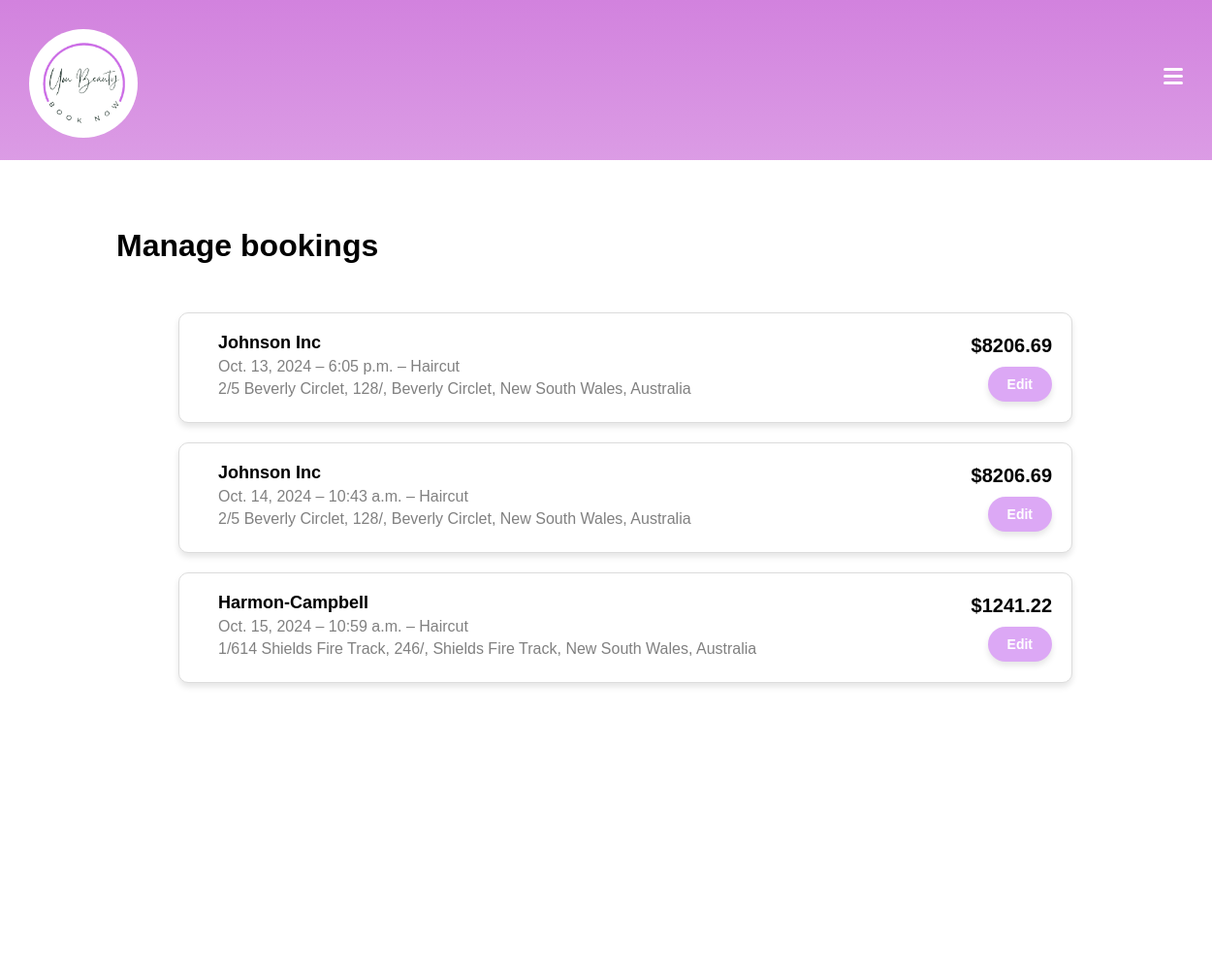
/accounts/bookings/ (signed in), run on the app's committed database.
### customers/models.py (models this page shows)
class Booking(models.Model):
    customer = models.ForeignKey(Customer, on_delete=models.CASCADE)
    salon_service = models.ForeignKey('salons.SalonService', on_delete=models.CASCADE)
    date = models.DateField()
    start_time = models.TimeField()
    end_time = models.TimeField()
    is_cancelled = models.BooleanField(default=False)
    def __str__(self):
        return f'Booking by {self.customer.user.username} for {self.salon_service.service.service_name}'

### salons/models.py (models this page shows, shortened)
class SalonService(models.Model):
    salon = models.ForeignKey(SalonInfo, on_delete=models.CASCADE)
    service = models.ForeignKey(Service, on_delete=models.CASCADE)
    price = models.DecimalField(max_digits=10, decimal_places=2)
    duration = models.DurationField()
    description = models.TextField(blank=True, null=True)

class SalonInfo(models.Model):
    salon_name = models.CharField(max_length=255)
    salon_address = models.OneToOneField(SalonAddress, on_delete=models.CASCADE)
    salon_photo = models.ImageField(upload_to='salon_photos/', blank=True, null=True)
    salon_openingtime = models.TimeField()
    salon_closingtime = models.TimeField()
    happyhour_times = models.CharField(max_length=255)
    happyhour_days = models.CharField(max_length=255)
    happyhour_discount = models.DecimalField(max_digits=5, decimal_places=2)

class Service(models.Model):
    service_name = models.CharField(max_length=255)
    def __str__(self):
        return self.service_name

class SalonAddress(models.Model):
    address_line1 = models.CharField(max_length=255)
    address_line2 = models.CharField(max_length=255, blank=True, null=True)
    suburb = models.CharField(max_length=100)
    state = models.CharField(max_length=100)
    postcode = models.CharField(max_length=10)
    country = models.CharField(max_length=100)
    def __str__(self):
        return f'{self.address_line1}, {self.address_line2}, {self.suburb}, {self.state}, {self.country}'

### accounts/views.py (the view)
# urls.py: path('bookings/', views.bookingsView, name = 'bookings'),
def bookingsView(request):
    current_user = request.user
    is_customer = False
    try:
        customer = get_object_or_404(Customer, user=current_user) #get Customer w/ current username
        is_customer = True
    except:
        is_customer = False
    if is_customer:
        bookings = Booking.objects.filter(customer=customer)
        print(bookings)
        return render(request, 'bookings/bookings.html', {'bookings': bookings})
    else:
        return render(request, 'bookings/bookings.html', {'bookings': None})

### customers/models.py (called while the page is built)
    def __str__(self):
        return self.user.username

### templates/bookings/bookings.html
{% extends "base.html" %}
{% load static %}
{% block content %}
<link rel="stylesheet" type="text/css" href="{% static 'css/bookings.css' %}">
<div class="top-bar"></div>
<div class="container">
    <h1>Manage bookings</h1>
    <div class="booking-cards-container">
        {% for booking in bookings %}
        <div class="booking-card">
                <div class="booking-details">
                <h2>{{ booking.salon_service.salon.salon_name }}</h2>
                <p>{{ booking.date }} – {{ booking.start_time }} – {{ booking.salon_service.service }}</p>
                <p>{{ booking.salon_service.salon.salon_address }}</p>
            </div>
            <div class="booking-actions">
                <div class="booking-price">
                    <span>${{ booking.salon_service.price }}</span>
                </div>
                <button class="edit-button" onclick="window.location.href='{% url 'edit_booking' booking.id %}'">Edit</button>
            </div>
        </div>
        {% endfor %}
    </div>
</div>
{% endblock %}

### static/css/style.css (style rules this page uses)
* { padding: 0; margin: 0; }
body { padding-bottom: 100px; }
:root { --bar-width: 20px; --bar-height: 3px; --hamburger-gap: 4px; --background: #fff; --animation-timing: 200ms ease-in-out; }

### static/css/bookings.css (style rules this page uses)
.top-bar { background: #DCA8F5; height: 165px; position: relative; width: 100%; z-index: -1; top: 0; left: 0; }
.container { background-color: white; min-height: 100vh; width: 100%; padding: 20px; font-family: 'Kanit', sans-serif; display: flex; flex-direction: column; align-items: center; }
.container h1 { margin-left: 100px; margin-bottom: 50px; margin-top: 50px; text-align: left; align-self: flex-start; }
.booking-cards-container { display: flex; flex-direction: column; width: 80%; align-items: center; }
.booking-card { display: flex; align-items: center; justify-content: space-between; border: 1px solid #dcdcdc; border-radius: 10px; padding: 20px; margin-bottom: 20px; background-color: white; box-shadow: 0 4px 6px rgba(0, 0, 0, 0.1); width: 88%; }
.booking-card .booking-details { flex: 1; margin-left: 20px; }
.booking-card .booking-details h2 { margin: 0; font-size: 18px; font-weight: bold; }
.booking-card .booking-details p { margin: 5px 0; color: gray; }
.booking-card .booking-price { font-size: 20px; font-weight: bold; }
.booking-actions { display: flex; flex-direction: column; align-items: flex-end; gap: 10px; }
.container .edit-button { font-weight: bold; background-color: #DCA8F5; box-shadow: 0 4px 6px rgba(0, 0, 0, 0.1); color: white; border: none; border-radius: 30px; padding: 10px 20px; font-size: 14px; cursor: pointer; transition: background-color 0.3s ease; }

### data on the page
Booking: salon_service.salon.salon_name "Johnson Inc", date "Oct. 13, 2024", start_time "6:05 p.m.", salon_service.service "Haircut", salon_service.salon.salon_address "2/5 Beverly Circlet, 128/, Beverly Circlet, New South Wales, Australia", salon_service.price "8206.69"
Booking: salon_service.salon.salon_name "Johnson Inc", date "Oct. 14, 2024", start_time "10:43 a.m.", salon_service.service "Haircut", salon_service.salon.salon_address "2/5 Beverly Circlet, 128/, Beverly Circlet, New South Wales, Australia", salon_service.price "8206.69"
Booking: salon_service.salon.salon_name "Harmon-Campbell", date "Oct. 15, 2024", start_time "10:59 a.m.", salon_service.service "Haircut", salon_service.salon.salon_address "1/614 Shields Fire Track, 246/, Shields Fire Track, New South Wales, Australia", salon_service.price "1241.22"
